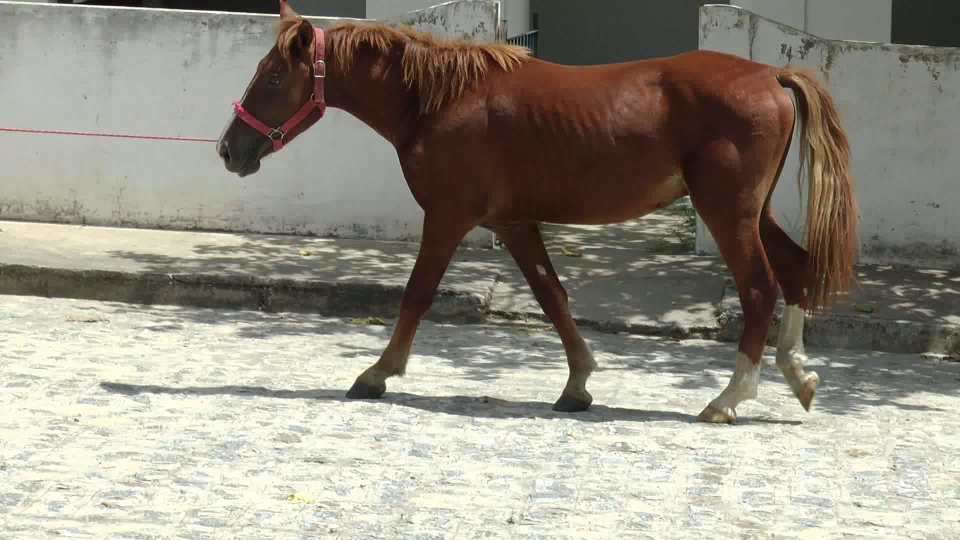
#> input picture horse_tracking/images/horse.png, 1920 x 1080 px (shown at 1/2 size)
$ python perspective.py
#> lines starting #> are read from the running program, lines starting #| are printed output that depends on the picture
'''
Created on May 11, 2015

@author: cristopher
'''

import cv2
import numpy as np
from matplotlib import pyplot as plt

img = cv2.imread('images/horse.png')
#> img is the input picture: shape (1080, 1920, 3); mean B, G, R 130.3, 143.1, 148.3
rows,cols,ch = img.shape
#> rows = 1080; cols = 1920; ch = 3

pts1 = np.float32([[0,525],[1920,650],[0,582],[1920,710]])
pts2 = np.float32([[0,0],[1920,0],[0,100],[1920,100]])

M = cv2.getPerspectiveTransform(pts1,pts2)

dst = cv2.warpPerspective(img,M,(1920,1080))
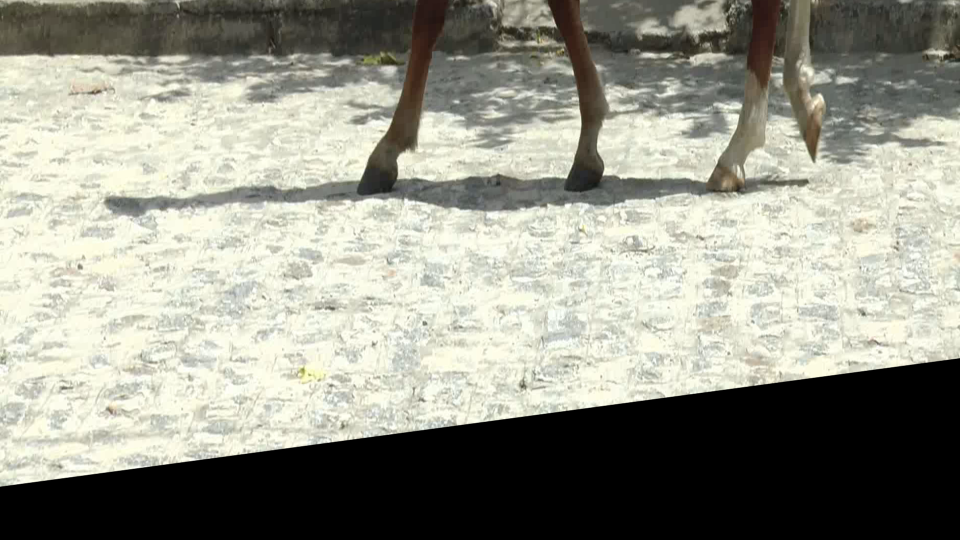
#> dst: shape (1080, 1920, 3) (shown at 1/2 size); mean B, G, R 138.1, 150.2, 149.9

#plt.subplot(121),plt.imshow(img),plt.title('Input')
#plt.subplot(122),plt.imshow(dst),plt.title('Output')

plt.imshow(dst)
plt.show()
